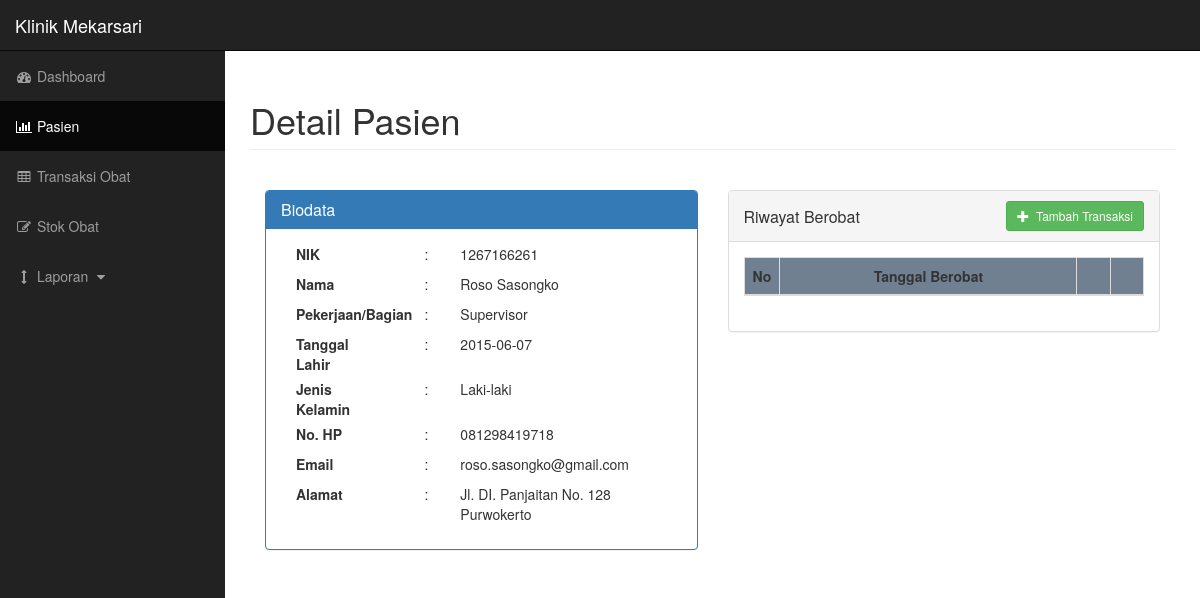
Page /detail.php?id=2 on the earlier database version.
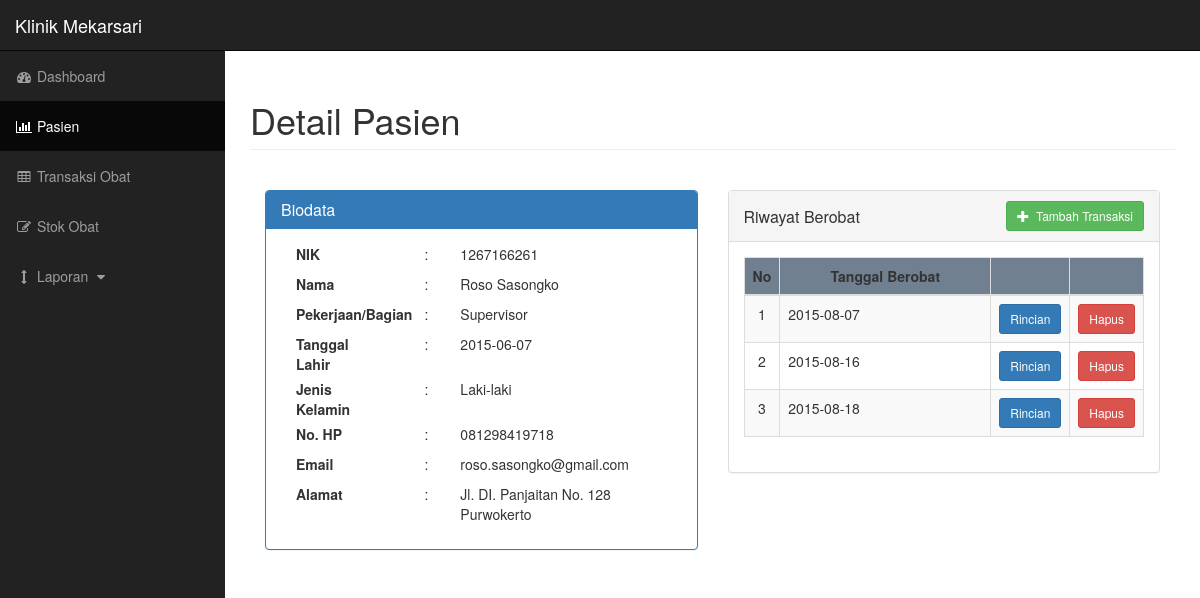
Same page on the later database version.
### tables this page shows
CREATE TABLE IF NOT EXISTS `tpa_pasien` (
  `tpa_id` int(11) NOT NULL,
  `tpa_tanggal_berobat` date NOT NULL,
  `tpa_me_id` int(11) NOT NULL
);

### detail.php (the view, shortened to what the changed rows need)
<!DOCTYPE html>
<html lang="en">
<?php
	$mep_id = $_GET['id'];
	$query = mysql_query("select * from m_employee where me_mep_id = '$mep_id'");
	$row = mysql_fetch_array($query);
	$me_id = $row['me_id'];
	$qr = mysql_query("select * from tpa_pasien where tpa_me_id = '$me_id' order by tpa_tanggal_berobat");
?>
<head>
    <link href="css/bootstrap.min.css" rel="stylesheet">
    <link href="css/sb-admin.css" rel="stylesheet">
    <link href="css/plugins/morris.css" rel="stylesheet">
    <link href="font-awesome/css/font-awesome.min.css" rel="stylesheet" type="text/css">
	<link href="css/modal dialog.css" rel="stylesheet">
    <link rel="stylesheet" href="css/plugins/select2.min.css">
</head>
<body>
    <div id="wrapper">
        <div id="page-wrapper">
            <div class="container-fluid">
                <div class="row">
                    <div class="col-lg-12">
						<h1 class="page-header">
                            Detail Pasien
                        </h1>
						<div class="col-lg-6">
							<div class="panel panel-default">
								<div class="panel-heading">
									<div class="row">
										<div class="col-lg-6">
											<h1 class="panel-title" style="margin-top: 7px">Riwayat Berobat</h1>
										</div>
									</div>
								</div>
								<div class="panel-body">
									<div class="table-responsive">
										<table class="table table-bordered table-hover table-striped">
											<thead>
												<tr style="    background-color: slategray;">
													<th class="col-sm-1" style="text-align: center">No</th>
													<th style="text-align: center">Tanggal Berobat</th>
													<th class="col-sm-1"></th>
													<th class="col-sm-1"></th>
												</tr>
											</thead>
											<tbody>
												<?php
													$i = 0;
													while($rw = mysql_fetch_array($qr))
													{
														$tpa_id = $rw['tpa_id'];
														$i++;
													?>
												<tr>
													<td style="text-align: center"><?php echo $i?></td>
													<td>
														<?php echo $rw['tpa_tanggal_berobat']?>
													</td>
													<td>
														<center>
															<button type="button" class="btn btn-primary btn-sm" data-toggle="modal" data-target="#rincian<?php echo $tpa_id?>">
															  Rincian
															</button>
														</center>
													</td>
													<td>
														<center>
															<button type="button" class="btn btn-danger btn-sm" data-toggle="modal" data-target="#hapus_riwayat<?php echo $tpa_id?> ">
															  Hapus
															</button>
														</center>
													</td>
												</tr>
												<?php } ?>
											</tbody>
										</table>
									</div>
								</div>
							</div>
						</div>
                    </div>
                </div>
            </div>
        </div>
    </div>
</body>
</html>

Differences in the rows shown:
added tpa_pasien: tpa_tanggal_berobat "2015-08-07"
now on this page (row edited): tpa_pasien: tpa_tanggal_berobat "2015-08-16"
added tpa_pasien: tpa_tanggal_berobat "2015-08-18"
